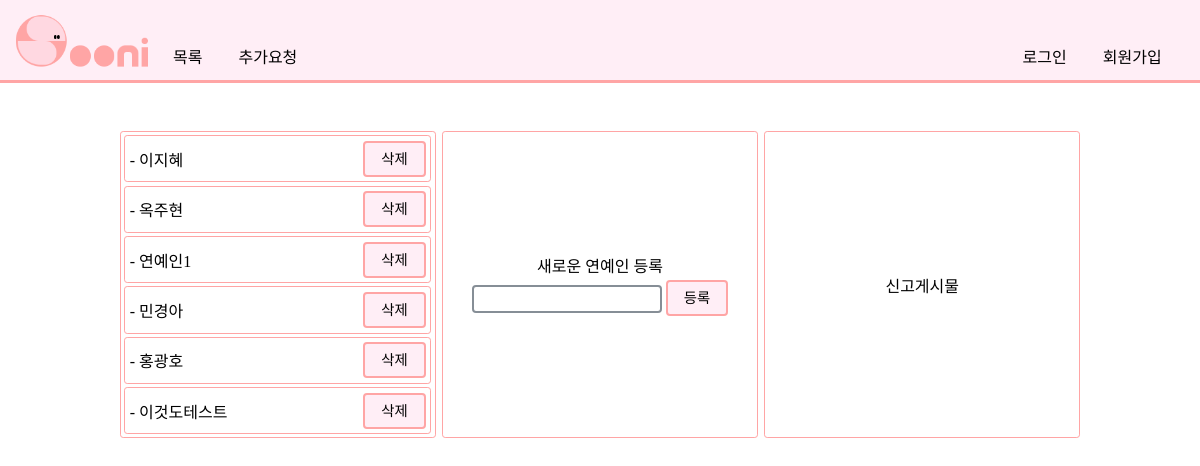
Before: /celebrities/manager/admin/09uwqeojiqweflkj2308213oi23494 with the older database file.
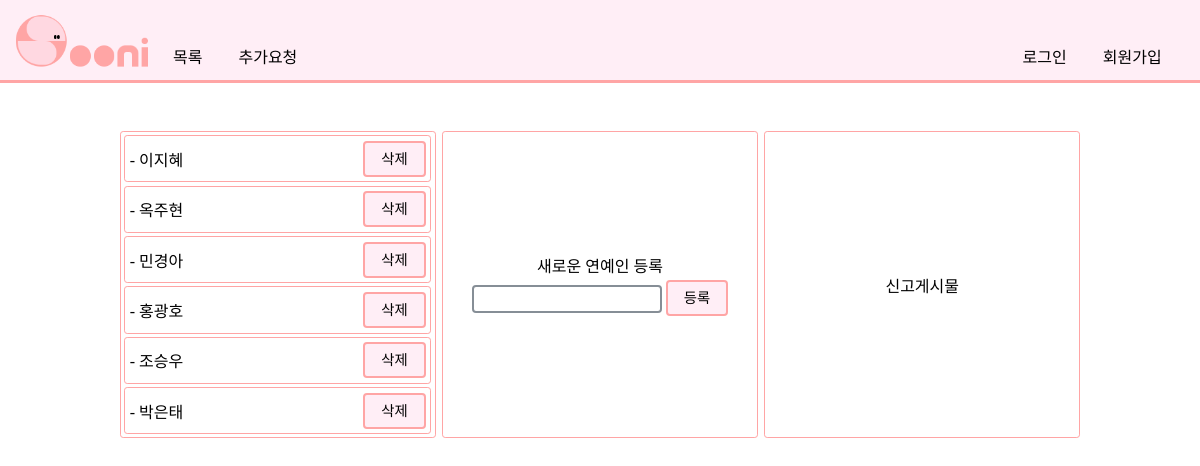
After: the same page with the newer database file.
### pybo/models.py (models this page shows)
class Celebrity(models.Model):
    name = models.CharField(max_length=200)

### pybo/views.py (the view)
# urls.py: path('manager/admin/09uwqeojiqweflkj2308213oi23494', views.manager, name='manager'),
def manager(request):
    celebrity_list = Celebrity.objects.all()
    context = {'celebrity_list': celebrity_list}
    return render(request, 'pybo/manager.html', context)

### templates/pybo/manager.html (shortened to what this page needs)
{% extends 'navi.html' %} {% load static %} {% block content %}
<div class="postbodyclass">
    <div class="leftWrapper">
        <div class="celebrityWrapper">
            {% if celebrity_list %}
                <ul>
                    {% for celebrity in celebrity_list %}
                        <ol>
                            <div>
                                - {{ celebrity.name }}
                            </div>
                            <div>
                                <form action="{% url 'pybo:celebrity_del' %}" method="post">
                                    <input type="submit" value="삭제">
                                </form>
                            </div>
                        </ol>
                    {% endfor %}
                </ul>
            {% else %}
                <p>등록된 연예인이 없습니다.</p>
            {% endif %}
        </div>
    </div>
    <div class="centerWrapper">
        <div>
            새로운 연예인 등록
        </div>
        <form action="{% url 'pybo:celebrityList_createM' %}" method="post">
            <input type="text" name="name" id="name"">
            <input type="submit" value="등록">
        </form>
    </div>
    <div class="rightWrapper">
        <div>신고게시물</div>
    </div>
</div>
{% endblock %}

### templates/navi.html (shortened to what this page needs)
{% load static %}
<!DOCTYPE html>
<html lang="ko">
<head>
</head>
<body>
    <div class="wrapper">
        <div>
            <div class="imgclass">
                <a href="/"><img src="{% static 'soonilogo2.png' %}"></a>
            </div>
            <div>
                <a class="aclass" href="/celebrities">목록</a>
            </div>
            <div>
                <a class="aclass" href="{% url 'pybo:newcel' %}">추가요청</a>
            </div>
        </div>
        <diV>
            {% if user.is_authenticated %}
                <div>
                    <div>{{ user.username }}</div>
                </div>
                <div>
                    <a class="aclass" href="{% url 'common:logout' %}">로그아웃</a>
                </div>
            {% else %}
                <div>
                    <a class="aclass" href="{% url 'common:login' %}">로그인</a>
                </div>
                <div>
                    <a class="aclass" href="{% url 'common:signup' %}">회원가입</a>
                </div>
            {% endif %}
        </diV>
    </div>
    {% block content %}
    {% endblock %}
</body>
</html>

### templates/navi.html (style rules this page uses)
body * { font-family: 'GmarketSansMedium'; }
body { margin:0; padding:0; font-family: 'GmarketSansMedium'; font-size:2vh; max-width:100vw; }
.wrapper { display:flex; justify-content:space-between; width: 100%; height:10vh; border-bottom: 3px solid #FFA5A5; background-color: #ffeef6; }
.wrapper>div { padding:0.2vw; display:flex; justify-content:start; }
.wrapper>div>div:not(.imgclass) { display: inline-flex; align-self: flex-end; margin-right: 3vw; justify-content: space-between; padding-bottom: 0.6em; }
img { height:80%; padding:10px; margin-right:10px; }
.aclass { text-decoration:none; color:black; }
input { font-size:1.8vh; line-height:3vh; height:3vh; padding:0; margin:0; }

### templates/pybo/manager.html (style rules this page uses)
.postbodyclass { padding: 6vh 10vw 0 10vw; display: flex; justify-content: space-between; }
.leftWrapper { width: 32%; border: 1px solid #ffa5a5; border-radius: 0.2em; padding: 0.2em; }
.centerWrapper { width: 32%; border: 1px solid #ffa5a5; border-radius: 0.2em; padding: 0.2em; display: flex; justify-content: center; align-items: center; flex-direction: column; }
.centerWrapper>div:first-child { margin-bottom: 0.2em; }
.rightWrapper { width: 32%; border: 1px solid #ffa5a5; border-radius: 0.2em; padding: 0.2em; display: flex; justify-content: center; align-items: center; flex-direction: column; }
ol { padding: 1.5%; margin-bottom: 0.2em; display: flex; justify-content: space-between; border: 1px solid #ffa5a5; border-radius: 0.2em; align-items: center; }
input:not(#name, .flaginput) { background-color: #ffeef6; border: 2px solid #ffa5a5; padding: 16px; line-height: 0; border-radius: 4px; }
ul { margin-block-start: 0px; margin-block-end: 0px; margin-inline-start: 0px; margin-inline-end: 0px; padding-inline-start: 0px; }
ol:last-child { margin-bottom: 0 !important; }
#name { border: 2px solid #868e96; border-radius: 4px; line-height: 0; padding-left: 8px; }

Changed rows visible on the page:
removed Celebrity: name "연예인1"
removed Celebrity: name "이것도테스트"
added Celebrity: name "조승우"
added Celebrity: name "박은태"
